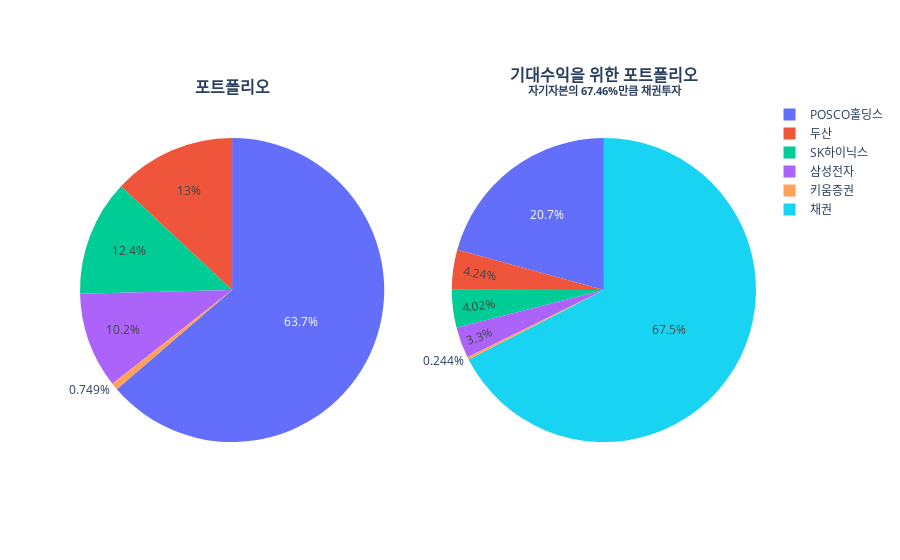

Here is the notebook cell this chart was saved with:
### Code cell
to_upward.show_portfolio(max_shape)

### Figure 1 — Plotly figure (JSON) as saved in the notebook; plotly's stock layout.template omitted (floating-point values rounded to 4 significant figures)
{"data": [{"domain": {"x": [0, 0.45], "y": [0, 1]}, "labels": ["POSCO홀딩스", "두산", "삼성전자", "SK하이닉스", "키움증권"], "name": "기존 포트폴리오", "type": "pie", "values": [0.6369, 0.1304, 0.1015, 0.1236, 0.007485]}, {"domain": {"x": [0.55, 1], "y": [0, 1]}, "labels": ["POSCO홀딩스", "두산", "삼성전자", "SK하이닉스", "키움증권", "채권"], "name": "기대수익 포트폴리오", "type": "pie", "values": [0.2073, 0.04243, 0.03304, 0.04023, 0.002436, 0.6746]}], "layout": {"annotations": [{"font": {"size": 16}, "showarrow": false, "text": "<b>포트폴리오", "x": 0.225, "xanchor": "center", "xref": "paper", "y": 1, "yanchor": "bottom", "yref": "paper"}, {"font": {"size": 16}, "showarrow": false, "text": "<b>기대수익을 위한 포트폴리오<br><sup>자기자본의 67.46%만큼 채권투자</sup>", "x": 0.775, "xanchor": "center", "xref": "paper", "y": 1, "yanchor": "bottom", "yref": "paper"}]}}
